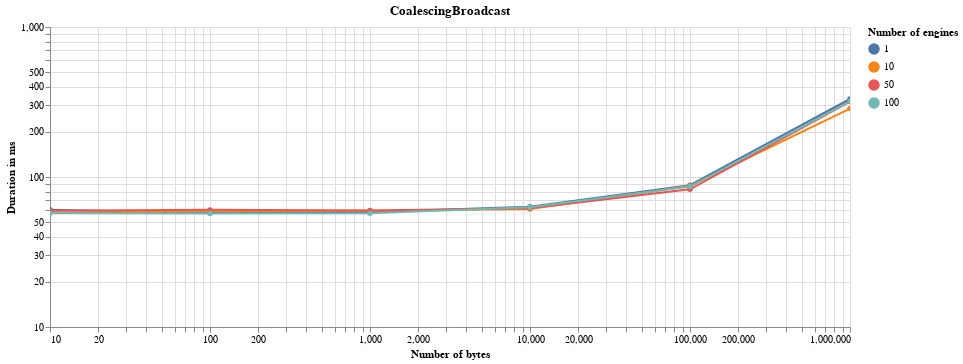
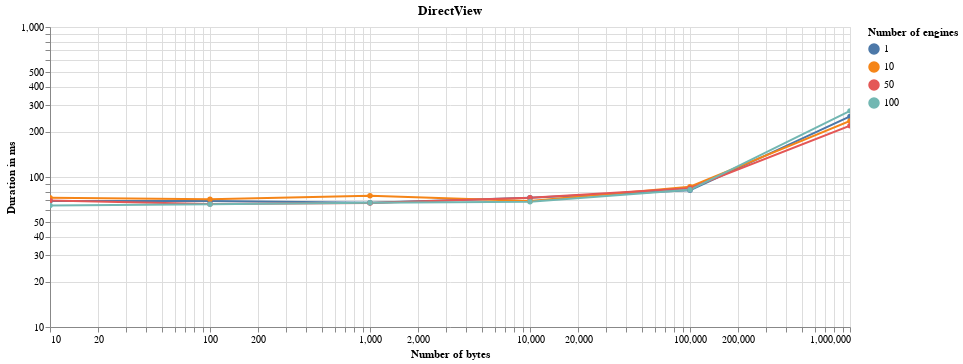
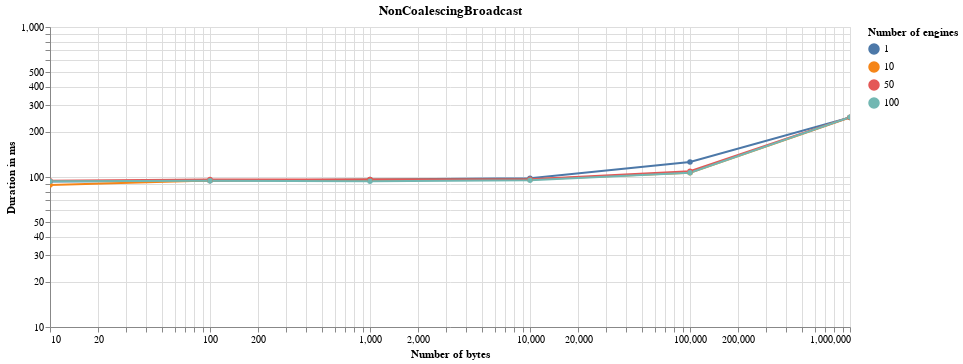
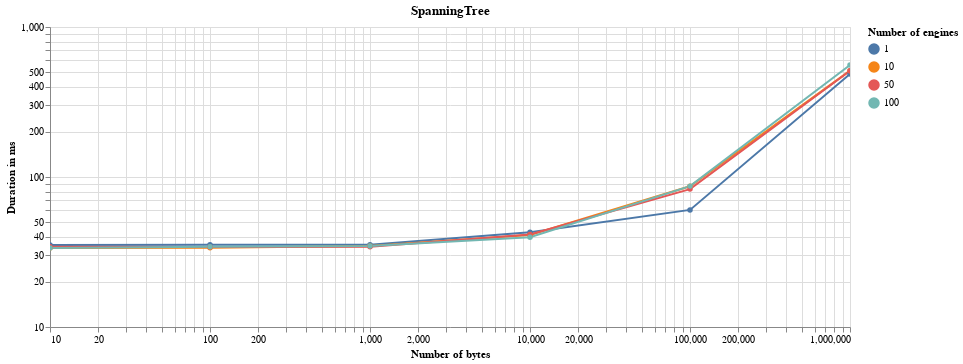

Notebook code for these charts, in order:
### Code cell
source
for delay, results_for_delay in source.items():
    display(Markdown(f'### Applying echo with a delay of {delay}:'))
    for scheduler_name, scheduler_results in results_for_delay.items():
        data = pd.DataFrame(scheduler_results)
        alt.Chart(data).mark_line(point=True).encode(
            alt.X(
                'Number of bytes',
                scale=alt.Scale(type='log')
            ),
            alt.Y(
                'Duration in ms',
                scale=alt.Scale(type='log')

            ),
            color='Number of engines:N',
            tooltip='Duration in ms',
    
        ).properties(title=scheduler_name, width=800).interactive().display(renderer='svg')

### Figure 1 — Vega-Lite specification as saved in the notebook (floating-point values rounded to 4 significant figures)
{"$schema": "https://vega.github.io/schema/vega-lite/v3.4.0.json", "config": {"mark": {"tooltip": null}, "view": {"height": 300, "width": 400}}, "data": {"name": "data-23babfdf6f1c534d8de85d3012e5089f"}, "datasets": {"data-23babfdf6f1c534d8de85d3012e5089f": [{"Duration in ms": 60.6, "Number of bytes": 10, "Number of engines": 1}, {"Duration in ms": 57.63, "Number of bytes": 100, "Number of engines": 1}, {"Duration in ms": 58.38, "Number of bytes": 1000, "Number of engines": 1}, {"Duration in ms": 63.38, "Number of bytes": 10000, "Number of engines": 1}, {"Duration in ms": 88.25, "Number of bytes": 100000, "Number of engines": 1}, {"Duration in ms": 331.1, "Number of bytes": 1000000, "Number of engines": 1}, {"Duration in ms": 57.76, "Number of bytes": 10, "Number of engines": 10}, {"Duration in ms": 59.09, "Number of bytes": 100, "Number of engines": 10}, {"Duration in ms": 59.62, "Number of bytes": 1000, "Number of engines": 10}, {"Duration in ms": 61.12, "Number of bytes": 10000, "Number of engines": 10}, {"Duration in ms": 87.08, "Number of bytes": 100000, "Number of engines": 10}, {"Duration in ms": 285.7, "Number of bytes": 1000000, "Number of engines": 10}, {"Duration in ms": 59.66, "Number of bytes": 10, "Number of engines": 50}, {"Duration in ms": 60.38, "Number of bytes": 100, "Number of engines": 50}, {"Duration in ms": 59.8, "Number of bytes": 1000, "Number of engines": 50}, {"Duration in ms": 61.83, "Number of bytes": 10000, "Number of engines": 50}, {"Duration in ms": 82.82, "Number of bytes": 100000, "Number of engines": 50}, {"Duration in ms": 318.7, "Number of bytes": 1000000, "Number of engines": 50}, {"Duration in ms": 57.24, "Number of bytes": 10, "Number of engines": 100}, {"Duration in ms": 57.21, "Number of bytes": 100, "Number of engines": 100}, {"Duration in ms": 57.42, "Number of bytes": 1000, "Number of engines": 100}, {"Duration in ms": 62.89, "Number of bytes": 10000, "Number of engines": 100}, {"Duration in ms": 86.34, "Number of bytes": 100000, "Number of engines": 100}, {"Duration in ms": 319.5, "Number of bytes": 1000000, "Number of engines": 100}]}, "encoding": {"color": {"field": "Number of engines", "type": "nominal"}, "tooltip": {"field": "Duration in ms", "type": "quantitative"}, "x": {"field": "Number of bytes", "scale": {"type": "log"}, "type": "quantitative"}, "y": {"field": "Duration in ms", "scale": {"type": "log"}, "type": "quantitative"}}, "mark": {"point": true, "type": "line"}, "selection": {"selector009": {"bind": "scales", "encodings": ["x", "y"], "type": "interval"}}, "title": "CoalescingBroadcast", "width": 800}

### Figure 2 — Vega-Lite specification as saved in the notebook (floating-point values rounded to 4 significant figures)
{"$schema": "https://vega.github.io/schema/vega-lite/v3.4.0.json", "config": {"mark": {"tooltip": null}, "view": {"height": 300, "width": 400}}, "data": {"name": "data-d435c1115c4a828b77654c9484e9a179"}, "datasets": {"data-d435c1115c4a828b77654c9484e9a179": [{"Duration in ms": 69.17, "Number of bytes": 10, "Number of engines": 1}, {"Duration in ms": 69.31, "Number of bytes": 100, "Number of engines": 1}, {"Duration in ms": 67.39, "Number of bytes": 1000, "Number of engines": 1}, {"Duration in ms": 72.67, "Number of bytes": 10000, "Number of engines": 1}, {"Duration in ms": 81.52, "Number of bytes": 100000, "Number of engines": 1}, {"Duration in ms": 253.2, "Number of bytes": 1000000, "Number of engines": 1}, {"Duration in ms": 72.66, "Number of bytes": 10, "Number of engines": 10}, {"Duration in ms": 71.12, "Number of bytes": 100, "Number of engines": 10}, {"Duration in ms": 74.95, "Number of bytes": 1000, "Number of engines": 10}, {"Duration in ms": 69.26, "Number of bytes": 10000, "Number of engines": 10}, {"Duration in ms": 86.19, "Number of bytes": 100000, "Number of engines": 10}, {"Duration in ms": 236.5, "Number of bytes": 1000000, "Number of engines": 10}, {"Duration in ms": 69.59, "Number of bytes": 10, "Number of engines": 50}, {"Duration in ms": 66.03, "Number of bytes": 100, "Number of engines": 50}, {"Duration in ms": 66.97, "Number of bytes": 1000, "Number of engines": 50}, {"Duration in ms": 72.72, "Number of bytes": 10000, "Number of engines": 50}, {"Duration in ms": 84.2, "Number of bytes": 100000, "Number of engines": 50}, {"Duration in ms": 219.8, "Number of bytes": 1000000, "Number of engines": 50}, {"Duration in ms": 64.51, "Number of bytes": 10, "Number of engines": 100}, {"Duration in ms": 65.83, "Number of bytes": 100, "Number of engines": 100}, {"Duration in ms": 67.39, "Number of bytes": 1000, "Number of engines": 100}, {"Duration in ms": 68.47, "Number of bytes": 10000, "Number of engines": 100}, {"Duration in ms": 82.16, "Number of bytes": 100000, "Number of engines": 100}, {"Duration in ms": 276.0, "Number of bytes": 1000000, "Number of engines": 100}]}, "encoding": {"color": {"field": "Number of engines", "type": "nominal"}, "tooltip": {"field": "Duration in ms", "type": "quantitative"}, "x": {"field": "Number of bytes", "scale": {"type": "log"}, "type": "quantitative"}, "y": {"field": "Duration in ms", "scale": {"type": "log"}, "type": "quantitative"}}, "mark": {"point": true, "type": "line"}, "selection": {"selector010": {"bind": "scales", "encodings": ["x", "y"], "type": "interval"}}, "title": "DirectView", "width": 800}

### Figure 3 — Vega-Lite specification as saved in the notebook (floating-point values rounded to 4 significant figures)
{"$schema": "https://vega.github.io/schema/vega-lite/v3.4.0.json", "config": {"mark": {"tooltip": null}, "view": {"height": 300, "width": 400}}, "data": {"name": "data-3cb84e1c61964cceee18e9f1ffd0841b"}, "datasets": {"data-3cb84e1c61964cceee18e9f1ffd0841b": [{"Duration in ms": 93.38, "Number of bytes": 10, "Number of engines": 1}, {"Duration in ms": 94.53, "Number of bytes": 100, "Number of engines": 1}, {"Duration in ms": 96.29, "Number of bytes": 1000, "Number of engines": 1}, {"Duration in ms": 98.06, "Number of bytes": 10000, "Number of engines": 1}, {"Duration in ms": 125.8, "Number of bytes": 100000, "Number of engines": 1}, {"Duration in ms": 249.3, "Number of bytes": 1000000, "Number of engines": 1}, {"Duration in ms": 88.4, "Number of bytes": 10, "Number of engines": 10}, {"Duration in ms": 94.59, "Number of bytes": 100, "Number of engines": 10}, {"Duration in ms": 95.97, "Number of bytes": 1000, "Number of engines": 10}, {"Duration in ms": 96.33, "Number of bytes": 10000, "Number of engines": 10}, {"Duration in ms": 106.9, "Number of bytes": 100000, "Number of engines": 10}, {"Duration in ms": 249.1, "Number of bytes": 1000000, "Number of engines": 10}, {"Duration in ms": 94.55, "Number of bytes": 10, "Number of engines": 50}, {"Duration in ms": 96.08, "Number of bytes": 100, "Number of engines": 50}, {"Duration in ms": 96.13, "Number of bytes": 1000, "Number of engines": 50}, {"Duration in ms": 96.75, "Number of bytes": 10000, "Number of engines": 50}, {"Duration in ms": 109.1, "Number of bytes": 100000, "Number of engines": 50}, {"Duration in ms": 250.7, "Number of bytes": 1000000, "Number of engines": 50}, {"Duration in ms": 93.65, "Number of bytes": 10, "Number of engines": 100}, {"Duration in ms": 94.53, "Number of bytes": 100, "Number of engines": 100}, {"Duration in ms": 93.55, "Number of bytes": 1000, "Number of engines": 100}, {"Duration in ms": 95.05, "Number of bytes": 10000, "Number of engines": 100}, {"Duration in ms": 106.6, "Number of bytes": 100000, "Number of engines": 100}, {"Duration in ms": 250.8, "Number of bytes": 1000000, "Number of engines": 100}]}, "encoding": {"color": {"field": "Number of engines", "type": "nominal"}, "tooltip": {"field": "Duration in ms", "type": "quantitative"}, "x": {"field": "Number of bytes", "scale": {"type": "log"}, "type": "quantitative"}, "y": {"field": "Duration in ms", "scale": {"type": "log"}, "type": "quantitative"}}, "mark": {"point": true, "type": "line"}, "selection": {"selector011": {"bind": "scales", "encodings": ["x", "y"], "type": "interval"}}, "title": "NonCoalescingBroadcast", "width": 800}

### Figure 4 — Vega-Lite specification as saved in the notebook (floating-point values rounded to 4 significant figures)
{"$schema": "https://vega.github.io/schema/vega-lite/v3.4.0.json", "config": {"mark": {"tooltip": null}, "view": {"height": 300, "width": 400}}, "data": {"name": "data-0462eec6f11d9e49eca6a07dfc0d7ec9"}, "datasets": {"data-0462eec6f11d9e49eca6a07dfc0d7ec9": [{"Duration in ms": 35.22, "Number of bytes": 10, "Number of engines": 1}, {"Duration in ms": 35.32, "Number of bytes": 100, "Number of engines": 1}, {"Duration in ms": 35.39, "Number of bytes": 1000, "Number of engines": 1}, {"Duration in ms": 42.78, "Number of bytes": 10000, "Number of engines": 1}, {"Duration in ms": 60.34, "Number of bytes": 100000, "Number of engines": 1}, {"Duration in ms": 486.1, "Number of bytes": 1000000, "Number of engines": 1}, {"Duration in ms": 33.62, "Number of bytes": 10, "Number of engines": 10}, {"Duration in ms": 33.72, "Number of bytes": 100, "Number of engines": 10}, {"Duration in ms": 34.66, "Number of bytes": 1000, "Number of engines": 10}, {"Duration in ms": 41.03, "Number of bytes": 10000, "Number of engines": 10}, {"Duration in ms": 86.73, "Number of bytes": 100000, "Number of engines": 10}, {"Duration in ms": 511.4, "Number of bytes": 1000000, "Number of engines": 10}, {"Duration in ms": 34.32, "Number of bytes": 10, "Number of engines": 50}, {"Duration in ms": 34.1, "Number of bytes": 100, "Number of engines": 50}, {"Duration in ms": 34.23, "Number of bytes": 1000, "Number of engines": 50}, {"Duration in ms": 41.35, "Number of bytes": 10000, "Number of engines": 50}, {"Duration in ms": 83.04, "Number of bytes": 100000, "Number of engines": 50}, {"Duration in ms": 510.7, "Number of bytes": 1000000, "Number of engines": 50}, {"Duration in ms": 33.65, "Number of bytes": 10, "Number of engines": 100}, {"Duration in ms": 34.29, "Number of bytes": 100, "Number of engines": 100}, {"Duration in ms": 34.66, "Number of bytes": 1000, "Number of engines": 100}, {"Duration in ms": 39.67, "Number of bytes": 10000, "Number of engines": 100}, {"Duration in ms": 86.93, "Number of bytes": 100000, "Number of engines": 100}, {"Duration in ms": 557.9, "Number of bytes": 1000000, "Number of engines": 100}]}, "encoding": {"color": {"field": "Number of engines", "type": "nominal"}, "tooltip": {"field": "Duration in ms", "type": "quantitative"}, "x": {"field": "Number of bytes", "scale": {"type": "log"}, "type": "quantitative"}, "y": {"field": "Duration in ms", "scale": {"type": "log"}, "type": "quantitative"}}, "mark": {"point": true, "type": "line"}, "selection": {"selector012": {"bind": "scales", "encodings": ["x", "y"], "type": "interval"}}, "title": "SpanningTree", "width": 800}
